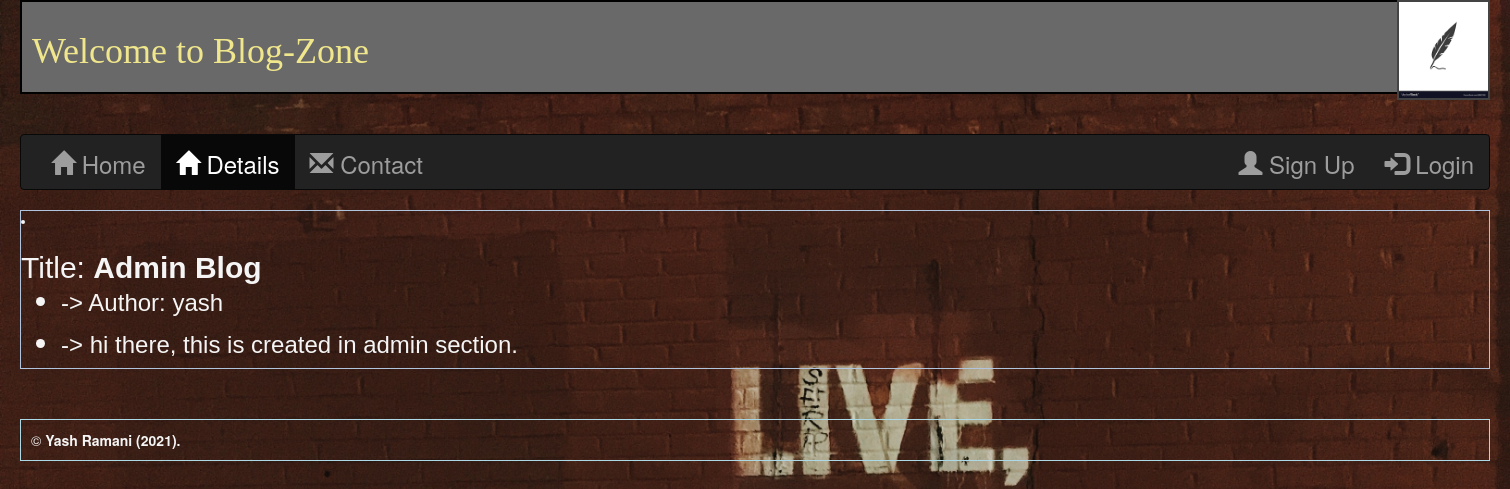
The page /post/admin-blog-h2mq on the database its author committed.
### blog/models.py (models this page shows, shortened)
class createBlog(models.Model):
    input = models.TextField()
    title = models.CharField(max_length=50)
    slug = models.SlugField(max_length=255, null=True, blank=True)
    author = models.CharField(max_length=20)
    image = models.ImageField(blank=True, null=True)
    file = models.FileField(blank=True, null=True)

### blog/views.py (the view)
# urls.py: path('post/<slug:slug_text>', details),
def details(request, slug_text):
    query = createBlog.objects.filter(slug=slug_text)
    if query.exists():
        query = query.first()
    else:
        return HttpResponse("<h1> Page not found. </h1>")
    context = {
        'post':query
    }
    return render(request, 'details.html', context)

### blog/templates/details.html (shortened to what this page needs)
{% load crispy_forms_tags %}
<!DOCTYPE html>
<html lang="en">
<head>
    <link rel="stylesheet" href="https://maxcdn.bootstrapcdn.com/bootstrap/3.4.1/css/bootstrap.min.css">
</head>
<body style="background-image: url('/static/image7.jpg'); background-size: cover;">
    <div class="container">
        <div class='index-header' style="background-color: dimgrey; color:khaki; font-family:'cursive'">
            <h1 id='header1'><img id="header-image" src="/static/download.png"> Welcome to Blog-Zone</h1>
        </div>
        <br><br>
        <nav class="navbar navbar-inverse">
            <div class="container-fluid">
                <ul class="nav navbar-nav">
                    <li><a href="{% url 'index' %}"><span class="glyphicon glyphicon-home"></span> Home
                    </a></li>
                    <li class="active"><a href="#"><span class="glyphicon glyphicon-home"></span> Details
                        </a></li>
                    <li><a href="{% url 'contact' %}"><span class="glyphicon glyphicon-envelope"></span> Contact </a>
                    </li>
                </ul>
                <ul class="nav navbar-nav navbar-right">
                    {% if user.is_authenticated %}
                    <p style="color: lightblue;">Welcome, {{user}}</p>
                    <li><a href="createblog/"><span class="glyphicon glyphicon-pencil"></span> Create Blog </a></li>
                    <li><a href="{% url 'logout' %}"><span class="glyphicon glyphicon-log-out"></span> Logout </a></li>
                    {% else %}
                    <li><a href="{% url 'signup' %}"><span class="glyphicon glyphicon-user"></span> Sign Up </a></li>
                    <li><a href="{% url 'login' %}"><span class="glyphicon glyphicon-log-in"></span> Login </a></li>
                    {% endif %}
                </ul>
            </div>
        </nav>
        <div class="body" style="color:whitesmoke;">
            <div class="data" style="font-family:Verdana, Geneva, Tahoma, sans-serif;">
                <li style="border: solid 1px lightsteelblue;">
                    <h2 style="text-align:justify;"> Title: <strong>{{ post.title }}</strong>
                        <ul>
                            <li>
                                <p> -> Author: {{post.author}} </p>
                            </li>
                            <li>
                                <p> -> {{post.input}} </p>
                            </li>
                        </ul>
                    </h2>
                </li>
            </div>
        </div><br><br>
        <footer style="color: whitesmoke; border: solid 1px lightblue; padding: 10px;">
            &copy; <b>Yash Ramani (2021).</b>
        </footer>
    </div>
</body>
</html>

### blog/templates/details.html (style rules this page uses)
.container { width: 1500px; height: 1000px; margin: 0 auto; }
.index-header { font-family: Verdana, Geneva, Tahoma, sans-serif; padding: 10px; border: solid 2px black; }
nav { font-size: x-large; }
#header-image { float: right; height: 100px; border: solid 2px #444; position: relative; top: -32px; right: -12px; }
p { font-size: x-large; }

### rows shown on the page
createBlog: title "Admin Blog", author "yash", input "hi there, this is created in admin section."
